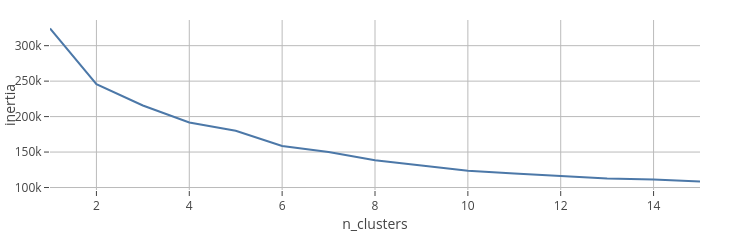

Source (notebook cell):
### Code cell
px.line(kmeans_df.T, x='n_clusters', y='inertia', width=750, height=200)

### Figure 1 — Plotly figure (JSON) as saved in the notebook; plotly's stock layout.template omitted (floating-point values rounded to 4 significant figures)
{"data": [{"hovertemplate": "n_clusters=%{x}<br>inertia=%{y}<extra></extra>", "legendgroup": "", "line": {"color": "#4C78A8", "dash": "solid"}, "marker": {"symbol": "circle"}, "mode": "lines", "name": "", "orientation": "v", "showlegend": false, "type": "scatter", "x": [1.0, 2.0, 3.0, 4.0, 5.0, 6.0, 7.0, 8.0, 9.0, 10.0, 11.0, 12.0, 13.0, 14.0, 15.0], "xaxis": "x", "y": [324200.0, 245800.0, 215700.0, 191800.0, 180100.0, 158600.0, 150100.0, 138300.0, 130900.0, 123600.0, 119700.0, 116700.0, 112800.0, 111200.0, 108500.0], "yaxis": "y"}], "layout": {"height": 200, "legend": {"tracegroupgap": 0}, "width": 750, "xaxis": {"anchor": "y", "domain": [0, 1], "title": {"text": "n_clusters"}}, "yaxis": {"anchor": "x", "domain": [0, 1], "title": {"text": "inertia"}}}}
